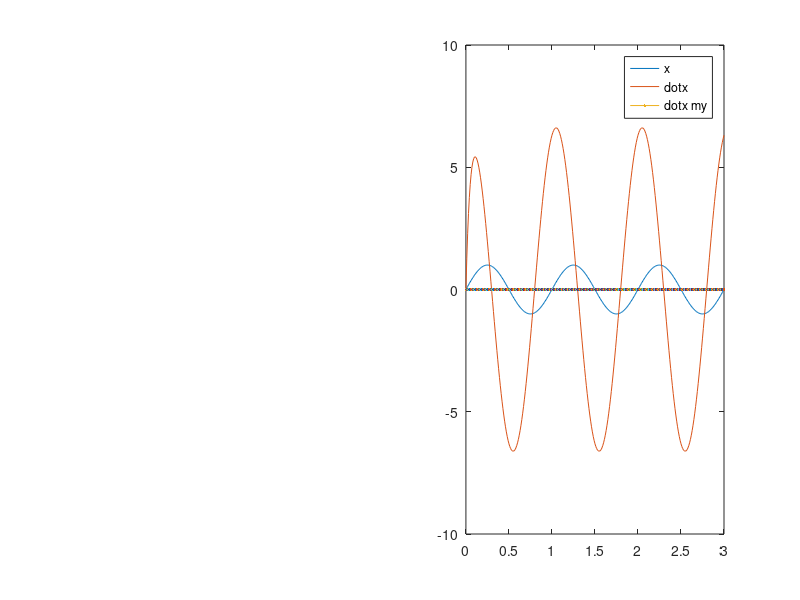

Write the MATLAB code that produced this figure.
%% experiments... various!
clear all;
close all;
% s=tf('s')
% omega_n =4.08;
% xi=0.496
% num = 1
% den = (s^2/omega_n^2)+2*xi*s/omega_n+1
% tfunc = tf(num/den)
% bode(tfunc)

%% HPF experiment on manual manipulation
Ts=1/100;
omega_HPF = 20;    % [rad/s] the pole is placed at that frequency
numFc = [1 0];     
denFc = [1/omega_HPF  1];       
sysFc = tf(numFc, denFc);       % s/(s/omega_HPF+1)

%   filter discretization
sysHPF = c2d(sysFc, Ts)
[numF, denF] = tfdata(sysHPF, 'v');
figure
subplot(1,2,1);
bode(sysHPF);
final_time = 3;
t=0:Ts:final_time;
x=sin(2*pi*1*t);
dot_x=lsim(sysHPF,x,t); % simulated with matlab
% my own simulation algorithm
dot_x_my(1)=0;
for ind=2:size(t)
    dot_x_my(ind)=denF(2)*dot_x_my(ind-1)+numF(1)*x(ind)+numF(2)*x(ind-1);
end
    
subplot(1,2,2);
plot(t,x, t, dot_x, t, dot_x_my)
legend('x','dotx','dotx my')